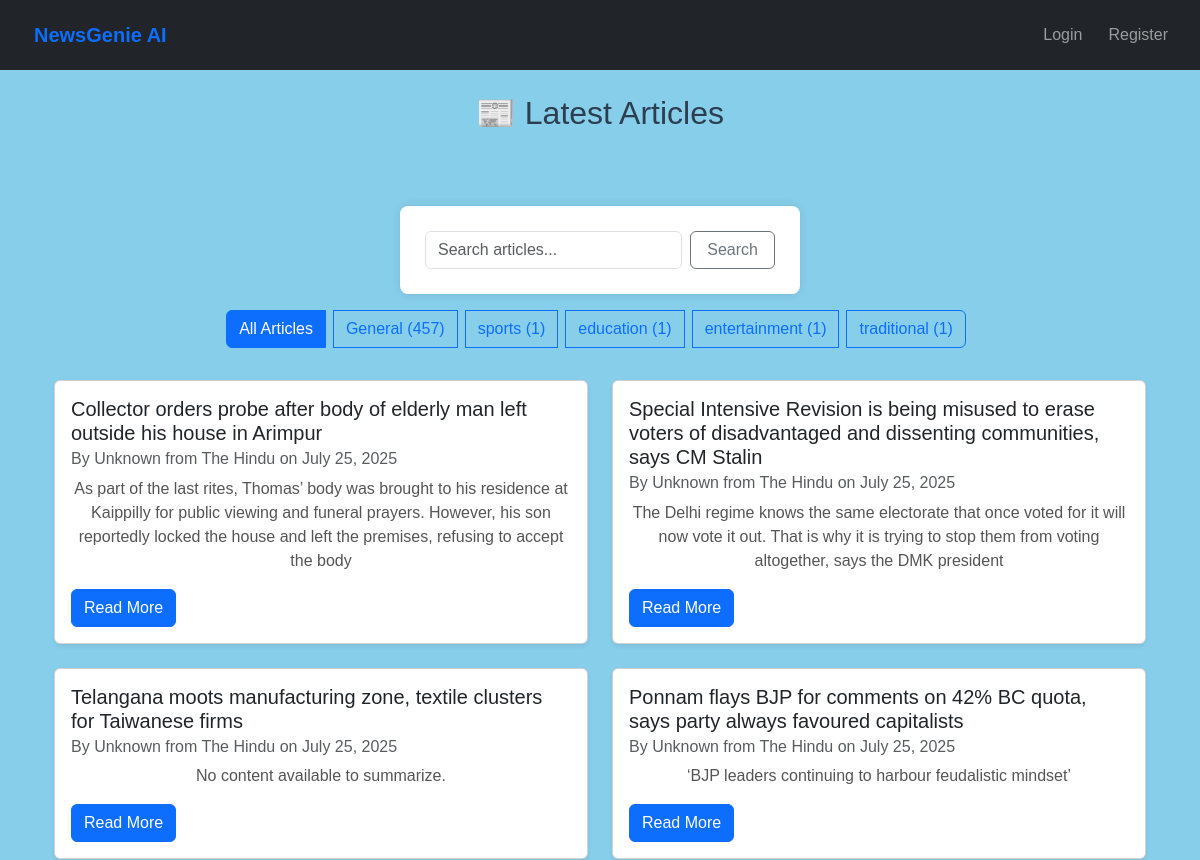
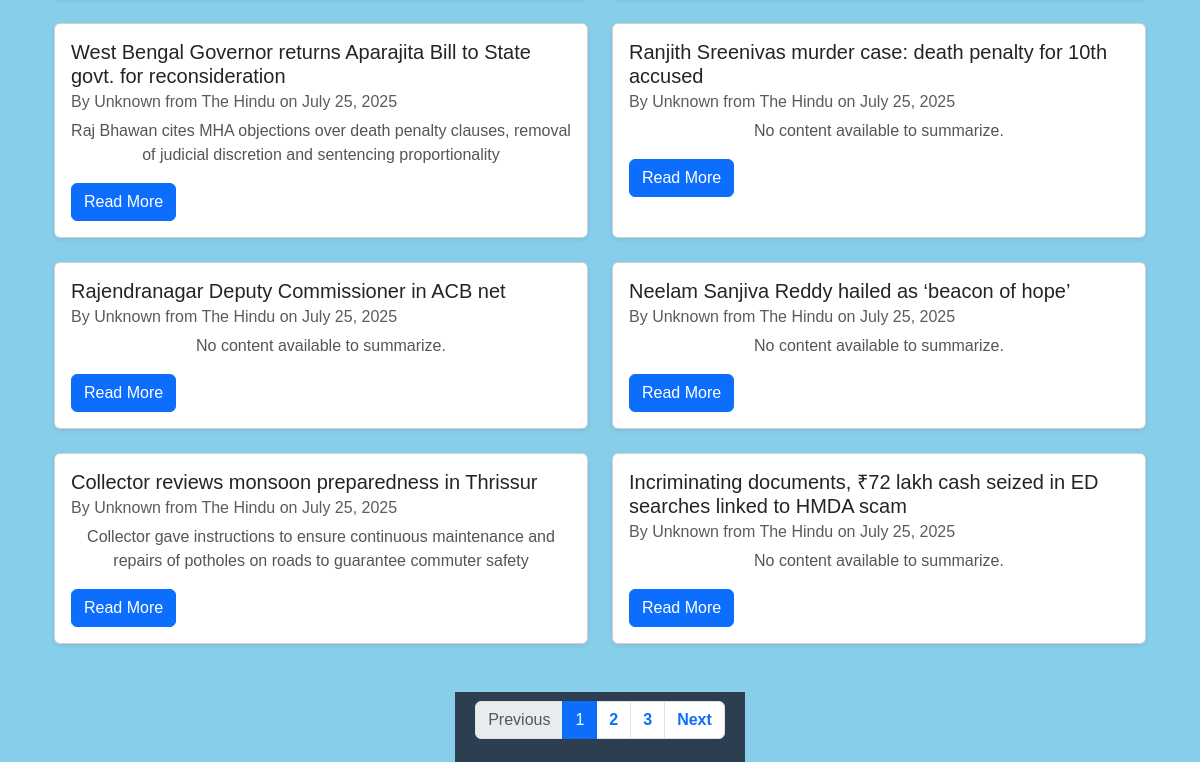
The app's page /articles/, older data (2 pictures, top to bottom).
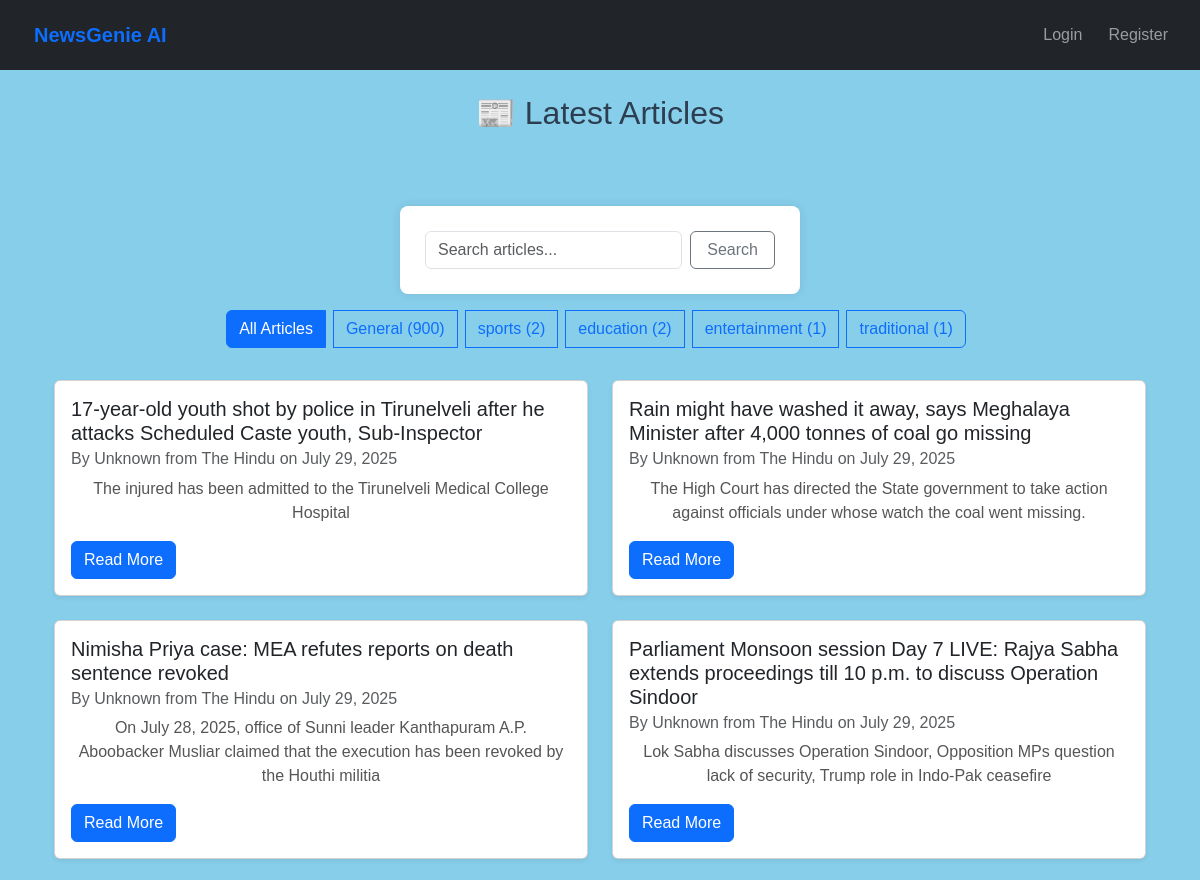
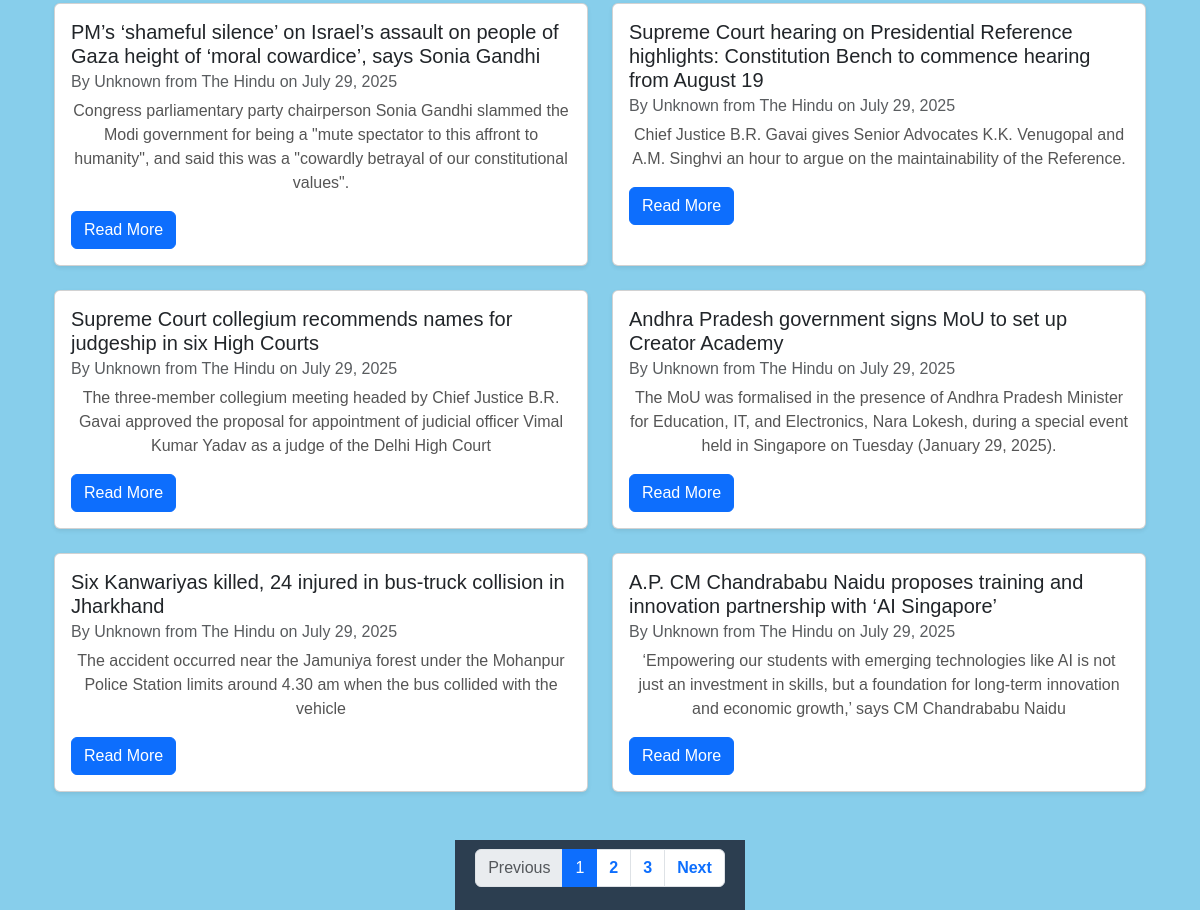
The same page, newer data (2 pictures, top to bottom).
### news/models.py (models this page shows, shortened)
class Category(models.Model):
    name = models.CharField(max_length=100)
    description = models.TextField(blank=True)

class Article(models.Model):
    title = models.CharField(max_length=200)
    content = models.TextField()
    summary = models.TextField(blank=True, null=True)
    source_url = models.URLField()
    category = models.ForeignKey(Category, on_delete=models.CASCADE)
    published_date = models.DateTimeField(default=timezone.now)
    link = models.URLField(max_length=500, unique=True, null=True, blank=True)
    publication_date = models.DateTimeField(null=True, blank=True)
    author = models.CharField(max_length=255, default='Unknown')
    source = models.CharField(max_length=100, default='Unknown')
    created_at = models.DateTimeField(auto_now_add=True)
    audio_file = models.FileField(upload_to='audio/', blank=True, null=True)
    approved = models.BooleanField(default=False)
    class Meta:
        ordering = ['-published_date']

### news/views.py (the view, shortened to what this page needs)
# urls.py: path('', ArticleListView.as_view(), name='home'),
class ArticleListView(ListView):
    model = Article
    template_name = 'news/article_list.html'
    context_object_name = 'articles'
    paginate_by = 10
    def get_queryset(self):
        queryset = Article.objects.all().order_by('-published_date')
        category = self.request.GET.get('category')
        query = self.request.GET.get('q')
        if category:
            queryset = queryset.filter(category_name_iexact=category)
        return queryset
    def get_context_data(self, **kwargs):
        context = super().get_context_data(**kwargs)
        context['categories'] = Category.objects.annotate(article_count=Count('article'))
        context['current_category'] = self.request.GET.get('category', '')
        context['query'] = self.request.GET.get('q', '')
        context['recommendations'] = []
        return context

### news/templates/news/article_list.html (shortened to what this page needs)
{% extends 'base.html' %}
{% block content %}
<div class="container mt-4">
  <h2 class="mb-4 text-center">📰 Latest Articles</h2>
  <div class="mb-4">
    <div class="row justify-content-center">
      <div class="col-md-8">
  <form method="get" action="{% url 'home' %}" class="d-flex align-items-stretch mb-3">
    <input type="text" name="q" value="{{ query }}" placeholder="Search articles..." class="form-control flex-grow-1 me-2" />
    <button type="submit" class="btn btn-outline-secondary w-auto px-3">Search</button>
  </form>
</div>
      <div class="col-md-12 text-center">
        <div class="btn-group flex-wrap" role="group">
          <a href="{% url 'home' %}" class="btn {% if not current_category %}btn-primary{% else %}btn-outline-primary{% endif %} mb-2 me-2">
            All Articles
          </a>
          {% for category in categories %}
            <a href="{% url 'home' %}?category={{ category.name }}{% if query %}&q={{ query }}{% endif %}"
               class="btn {% if current_category == category.name %}btn-primary{% else %}btn-outline-primary{% endif %} mb-2 me-2">
              {{ category.name }} ({{ category.article_count }})
            </a>
          {% endfor %}
        </div>
      </div>
    </div>
  </div>
  <div class="row">
    {% for article in articles %}
      <div class="col-md-6 mb-4">
        <div class="card h-100 shadow-sm">
          <div class="card-body">
            <h5 class="card-title">{{ article.title }}</h5>
<h6 class="card-subtitle mb-2 text-muted">
  By {{ article.author }} from {{ article.source }} on {{ article.publication_date|date:"F d, Y" }}
</h6>
            <p class="card-text">{{ article.summary|default:"" }}</p>
            <a href="{% url 'article_detail' article.pk %}" class="btn btn-primary">Read More</a>
          </div>
        </div>
      </div>
    {% empty %}
      <div class="col-12 text-center">
        <p class="text-muted">No articles found.</p>
      </div>
    {% endfor %}
  </div>
</div>
  {% if is_paginated %}
    <div class="d-flex justify-content-center mt-4">
      <nav>
        <ul class="pagination">
          {% if page_obj.has_previous %}
            <li class="page-item">
              <a class="page-link" href="?{% if current_category %}category={{ current_category }}&{% endif %}{% if query %}q={{ query }}&{% endif %}page={{ page_obj.previous_page_number }}">Previous</a>
            </li>
          {% else %}
            <li class="page-item disabled"><span class="page-link">Previous</span></li>
          {% endif %}
          {% for num in paginator.page_range %}
            {% if page_obj.number == num %}
              <li class="page-item active"><span class="page-link">{{ num }}</span></li>
            {% elif num > page_obj.number|add:'-3' and num < page_obj.number|add:'3' %}
              <li class="page-item">
                <a class="page-link" href="?{% if current_category %}category={{ current_category }}&{% endif %}{% if query %}q={{ query }}&{% endif %}page={{ num }}">{{ num }}</a>
              </li>
            {% endif %}
          {% endfor %}
          {% if page_obj.has_next %}
            <li class="page-item">
              <a class="page-link" href="?{% if current_category %}category={{ current_category }}&{% endif %}{% if query %}q={{ query }}&{% endif %}page={{ page_obj.next_page_number }}">Next</a>
            </li>
          {% else %}
            <li class="page-item disabled"><span class="page-link">Next</span></li>
          {% endif %}
        </ul>
      </nav>
    </div>
  {% endif %}
{% endblock %}

Row changes from the older to the newer data that the page shows:
no longer on this page (row unchanged): Article: title "Collector orders probe after body of elderly man left outside his house in Arimpur", author "Unknown", source "The Hindu", publication_date "July 25, 2025", summary "As part of the last rites, Thomas’ body was brought to his residence at Kaippilly for public viewing and funeral prayers. However, his son reportedly locked the house and left the premises, refusing to accept the body"
no longer on this page (row unchanged): Article: title "Special Intensive Revision is being misused to erase voters of disadvantaged and dissenting communities, says CM Stalin", author "Unknown", source "The Hindu", publication_date "July 25, 2025", summary "The Delhi regime knows the same electorate that once voted for it will now vote it out. That is why it is trying to stop them from voting altogether, says the DMK president"
no longer on this page (row unchanged): Article: title "Telangana moots manufacturing zone, textile clusters for Taiwanese firms", author "Unknown", source "The Hindu", publication_date "July 25, 2025", summary "No content available to summarize."
no longer on this page (row unchanged): Article: title "Ponnam flays BJP for comments on 42% BC quota, says party always favoured capitalists", author "Unknown", source "The Hindu", publication_date "July 25, 2025", summary "‘BJP leaders continuing to harbour feudalistic mindset’"
no longer on this page (row unchanged): Article: title "West Bengal Governor returns Aparajita Bill to State govt. for reconsideration", author "Unknown", source "The Hindu", publication_date "July 25, 2025", summary "Raj Bhawan cites MHA objections over death penalty clauses, removal of judicial discretion and sentencing proportionality"
no longer on this page (row unchanged): Article: title "Ranjith Sreenivas murder case: death penalty for 10th accused", author "Unknown", source "The Hindu", publication_date "July 25, 2025", summary "No content available to summarize."
no longer on this page (row unchanged): Article: title "Rajendranagar Deputy Commissioner in ACB net", author "Unknown", source "The Hindu", publication_date "July 25, 2025", summary "No content available to summarize."
no longer on this page (row unchanged): Article: title "Neelam Sanjiva Reddy hailed as ‘beacon of hope’", author "Unknown", source "The Hindu", publication_date "July 25, 2025", summary "No content available to summarize."
no longer on this page (row unchanged): Article: title "Collector reviews monsoon preparedness in Thrissur", author "Unknown", source "The Hindu", publication_date "July 25, 2025", summary "Collector gave instructions to ensure continuous maintenance and repairs of potholes on roads to guarantee commuter safety"
no longer on this page (row unchanged): Article: title "Incriminating documents, ₹72 lakh cash seized in ED searches linked to HMDA scam", author "Unknown", source "The Hindu", publication_date "July 25, 2025", summary "No content available to summarize."
computed for Category "General": article_count "457" → "900"
computed for Category "sports": article_count "1" → "2"
computed for Category "education": article_count "1" → "2"
added Article: title "17-year-old youth shot by police in Tirunelveli after he attacks Scheduled Caste youth, Sub-Inspector", author "Unknown", source "The Hindu", publication_date "July 29, 2025", summary "The injured has been admitted to the Tirunelveli Medical College Hospital"
added Article: title "Rain might have washed it away, says Meghalaya Minister after 4,000 tonnes of coal go missing", author "Unknown", source "The Hindu", publication_date "July 29, 2025", summary "The High Court has directed the State government to take action against officials under whose watch the coal went missing."
added Article: title "Nimisha Priya case: MEA refutes reports on death sentence revoked", author "Unknown", source "The Hindu", publication_date "July 29, 2025", summary "On July 28, 2025, office of Sunni leader Kanthapuram A.P. Aboobacker Musliar claimed that the execution has been revoked by the Houthi militia"
added Article: title "Parliament Monsoon session Day 7 LIVE: Rajya Sabha extends proceedings till 10 p.m. to discuss Operation Sindoor", author "Unknown", source "The Hindu", publication_date "July 29, 2025", summary "Lok Sabha discusses Operation Sindoor, Opposition MPs question lack of security, Trump role in Indo-Pak ceasefire"
added Article: title "PM’s ‘shameful silence’ on Israel’s assault on people of Gaza height of ‘moral cowardice’, says Sonia Gandhi", author "Unknown", source "The Hindu", publication_date "July 29, 2025", summary "Congress parliamentary party chairperson Sonia Gandhi slammed the Modi government for being a \"mute spectator to this affront to humanity\", and said this was a \"cowardly betrayal of our constitutional values\"."
added Article: title "Supreme Court hearing on Presidential Reference highlights: Constitution Bench to commence hearing from August 19", author "Unknown", source "The Hindu", publication_date "July 29, 2025", summary "Chief Justice B.R. Gavai gives Senior Advocates K.K. Venugopal and A.M. Singhvi an hour to argue on the maintainability of the Reference."
added Article: title "Supreme Court collegium recommends names for judgeship in six High Courts", author "Unknown", source "The Hindu", publication_date "July 29, 2025", summary "The three-member collegium meeting headed by Chief Justice B.R. Gavai approved the proposal for appointment of judicial officer Vimal Kumar Yadav as a judge of the Delhi High Court"
added Article: title "Andhra Pradesh government signs MoU to set up Creator Academy", author "Unknown", source "The Hindu", publication_date "July 29, 2025", summary "The MoU was formalised in the presence of Andhra Pradesh Minister for Education, IT, and Electronics, Nara Lokesh, during a special event held in Singapore on Tuesday (January 29, 2025)."
added Article: title "Six Kanwariyas killed, 24 injured in bus-truck collision in Jharkhand", author "Unknown", source "The Hindu", publication_date "July 29, 2025", summary "The accident occurred near the Jamuniya forest under the Mohanpur Police Station limits around 4.30 am when the bus collided with the vehicle"
added Article: title "A.P. CM Chandrababu Naidu proposes training and innovation partnership with ‘AI Singapore’", author "Unknown", source "The Hindu", publication_date "July 29, 2025", summary "‘Empowering our students with emerging technologies like AI is not just an investment in skills, but a foundation for long-term innovation and economic growth,’ says CM Chandrababu Naidu"
